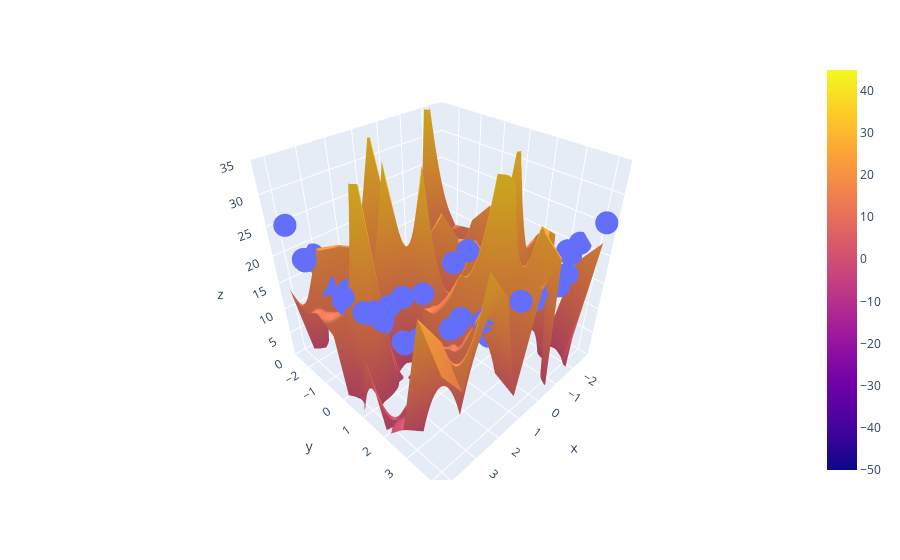

Notebook code cell kept with this figure:
### Code cell
fig = px.scatter_3d(x =x.ravel(), y=y.ravel(), z=z.ravel())

fig.add_trace(go.Surface(x = x_input, y = y_input, z = z_final))

fig.update_layout(scene = dict(zaxis = dict(range=[0, 35])))

fig.show()
